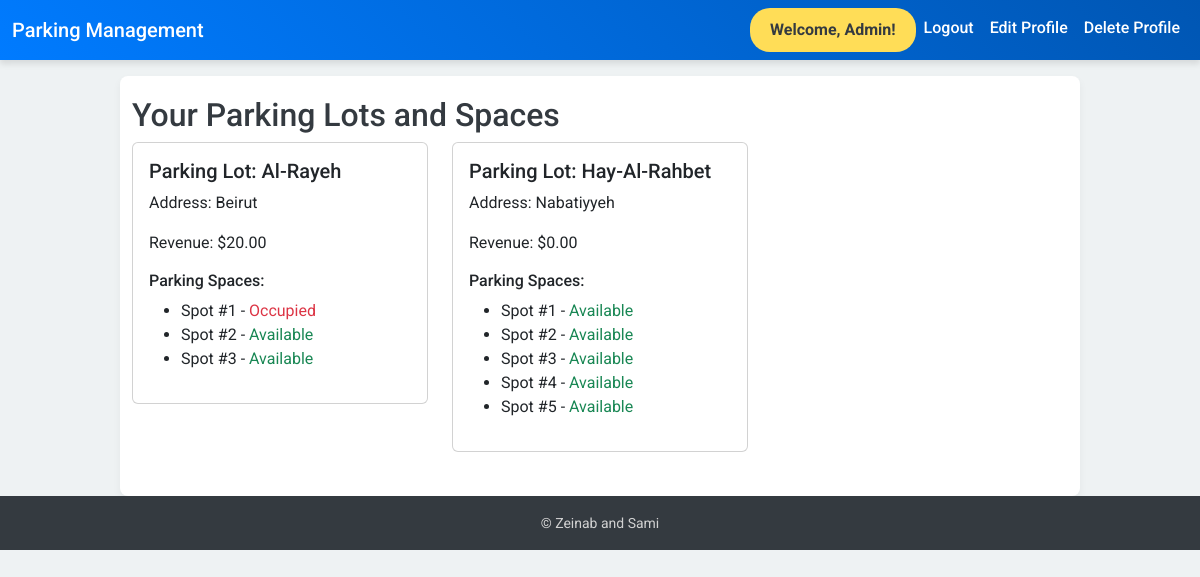
The app's page /my-parking-lots/ (signed in) with its own data.
### myapp/models.py (models this page shows)
class ParkingLot(models.Model):
    name = models.CharField(max_length=100)
    address = models.CharField(max_length=200)
    user = models.ForeignKey(User, on_delete=models.CASCADE, default=1)
    revenue = models.DecimalField(max_digits=10, decimal_places=2, default=0.0)

class ParkingSpace(models.Model):
    parking_lot = models.ForeignKey(ParkingLot, on_delete=models.CASCADE)
    spot_number = models.IntegerField()
    is_occupied = models.BooleanField(default=False)

### myapp/views.py (the view)
# urls.py: path('my-parking-lots/', views.my_parking_lots, name='my_parking_lots'),
def my_parking_lots(request):
    user = request.user
    parking_lots = ParkingLot.objects.filter(user=user)
    parking_lots_with_spaces = []
    for lot in parking_lots:
        spaces = lot.parkingspace_set.all()
        parking_lots_with_spaces.append({
            'lot': lot,
            'spaces': spaces
        })
    bookings = Booking.objects.filter(user=user)
    return render(request, 'my_parking_lots.html', {
        'parking_lots_with_spaces': parking_lots_with_spaces,
        'bookings': bookings
    })

### myapp/templates/my_parking_lots.html
{% extends 'base.html' %}
{% block content %}
<h2>Your Parking Lots and Spaces</h2>
<div class="row">
    {% for lot_data in parking_lots_with_spaces %}
        <div class="col-md-4 mb-4">
            <div class="card">
                <div class="card-body">
                    <h5 class="card-title">Parking Lot: {{ lot_data.lot.name }}</h5>
                    <p class="card-text">Address: {{ lot_data.lot.address }}</p>
                    <p class="card-text">Revenue: ${{ lot_data.lot.revenue }}</p>
                    <h6>Parking Spaces:</h6>
                    <ul>
                        {% for space in lot_data.spaces %}
                            <li>
                                Spot #{{ space.spot_number }} -
                                {% if space.is_occupied %}
                                    <span class="text-danger">Occupied</span>
                                {% else %}
                                    <span class="text-success">Available</span>
                                {% endif %}
                            </li>
                        {% endfor %}
                    </ul>
                </div>
            </div>
        </div>
    {% endfor %}
</div>
{% endblock %}

### myapp/templates/base.html (shortened to what this page needs)
<!DOCTYPE html>
<html lang="en">
<head>
  <link rel="stylesheet" href="https://cdn.jsdelivr.net/npm/bootstrap@5.3.2/dist/css/bootstrap.min.css">
</head>
<body>
  <nav class="navbar navbar-expand-lg navbar-dark">
    <div class="container-fluid">
      <a class="navbar-brand" href="{% url 'home' %}">Parking Management</a>
      <div class="collapse navbar-collapse" id="navbarNav">
        <ul class="navbar-nav ms-auto">
          {% if user.is_authenticated %}
            <li class="nav-item">
              <a class="nav-link welcome" href="#">Welcome, {{ user.username }}!</a>
            </li>
            <li class="nav-item">
              <a class="nav-link" href="{% url 'logout' %}">Logout</a>
            </li>
            <li class="nav-item">
              <a class="nav-link" href="{% url 'edit_profile' %}">Edit Profile</a>
            </li>
            <li class="nav-item">
              <a class="nav-link" href="{% url 'delete_profile' %}">Delete Profile</a>
            </li>
          {% endif %}
        </ul>
      </div>
    </div>
  </nav>
  <main class="container mt-3">
    {% block content %}{% endblock %}
  </main>
  <footer class="footer text-center">
    <div class="container">
      <span>&copy; Zeinab and Sami </a></span>
    </div>
  </footer>
</body>
</html>

### myapp/templates/base.html (style rules this page uses)
body { background-color: #eef2f3; font-family: 'Roboto', sans-serif; color: #343a40; margin: 0; }
.navbar { background: linear-gradient(45deg, #007bff, #0056b3); box-shadow: 0px 4px 6px rgba(0, 0, 0, 0.1); }
.navbar-brand, .nav-link { color: #ffffff !important; font-weight: 500; text-transform: capitalize; }
main { background: #ffffff; padding: 20px; border-radius: 8px; box-shadow: 0 4px 8px rgba(0, 0, 0, 0.05); }
.footer { background-color: #343a40; color: #d1d1d1; padding: 15px 0; }
.footer span { font-size: 14px; }
.container.mt-3 { max-width: 960px; }
.navbar .nav-link.welcome { background-color: #ffdd57; color: #343a40 !important; font-weight: bold; padding: 10px 20px; border-radius: 20px; transition: all 0.3s ease-in-out; }

### records on screen
ParkingLot: lot.name "Al-Rayeh", lot.address "Beirut", lot.revenue "20.00"
ParkingSpace: spot_number "1", is_occupied "Occupied"
ParkingSpace: spot_number "2", is_occupied "Available"
ParkingSpace: spot_number "3", is_occupied "Available"
ParkingLot: lot.name "Hay-Al-Rahbet", lot.address "Nabatiyyeh", lot.revenue "0.00"
ParkingSpace: spot_number "1", is_occupied "Available"
ParkingSpace: spot_number "2", is_occupied "Available"
ParkingSpace: spot_number "3", is_occupied "Available"
ParkingSpace: spot_number "4", is_occupied "Available"
ParkingSpace: spot_number "5", is_occupied "Available"

### other values on screen
{{ user.username }} "Admin"
